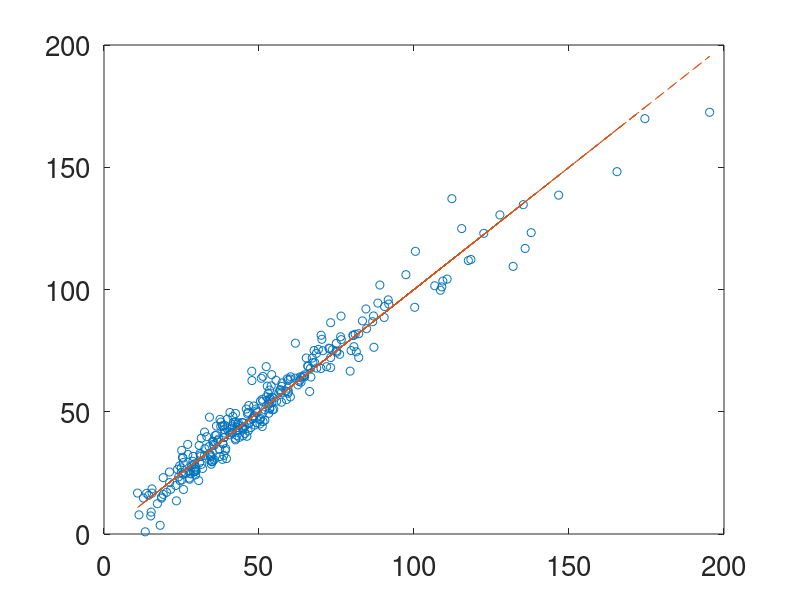

The MATLAB source for this figure: (Note: this script raises an error after producing the figure.)
clear;set(0,'defaultaxesfontsize',20); format long
load('jm_data.mat')
output=[ptotped, betanped, wped];
input=[r a kappa delta bt ip neped betan zeffped];
X=input;[M,p]=size(X);
y=output;sigma=0;
N=M/2;
sd=5;rng(sd);% choose random number seed
 XX(:,1:p)=X;ixe=p;
for i=1:p
    ix=ixe+1;ixe=ix+p-i;
    XX(:,ix:ixe)=X(:,i:end).*repmat(X(:,i),1,p+1-i);
end
XX=[ones(M,1),XX];
% N2=size(XX,2);

XX=[ones(M,1),X];
N2=size(XX,2);

% GP y \sim N(m(x),C(x,x'))
% m(x) = 0
% C(x,x') = sigma^2*exp(-1/2/l^2*(x-x')^2)
% want y|xobs 
% in particular ywant|xobs, where ywant = f(xwant);

for i=1:M
    for j=1:M
        C0(i,j) = exp(-1/2*norm(X(i,:)-X(j,:))^2);
    end 
end
m=zeros(M,1);
ytest=y(N+1:end,:);
sigma=10;l=2;sigg=0;pp=zeros(2+N2,1);
betat=(XX(1:N,:)'*XX(1:N,:))\XX(1:N,:)'*y(1:N,:);
pp(1)=sigma;pp(2)=l;%pp(3)=sigg;
% pp(4:3+N2)=(XX(1:N,:)'*XX(1:N,:))\XX(1:N,:)'*y(1:N,:);
%pp=randn(3,1);
C=sigma^2*C0.^(1/l^2);
Cwant = C(N+1:end,N+1:end) - C(N+1:end,1:N)*((C(1:N,1:N)+sigg^2*eye(N))\C(1:N,N+1:end));

for k=1:3

    ym = sum(y(N+1:end,k))/N;
    sigma=ym;l=2;pp=zeros(3+N2,1);
    sigma=1;l=1;sigg=1;
    pp(1)=sigma;pp(2)=l;pp(3)=sigg;
    C=sigma^2*C0.^(1/l^2);
    %sigg=1e-4; %ym*0.1;
    
    ywantb(:,k) = XX(N+1:end,:)*betat(:,k) + C(N+1:end,1:N)*((C(1:N,1:N)+sigg^2*eye(N))\(y(1:N,k)-XX(1:N,:)*betat(:,k)));
    outsampsb(k) = norm(ywantb(:,k)-y(N+1:end,k))/norm(y(N+1:end,k))
    r2b(k) = 1 - sum((ywantb(:,k)-y(N+1:end,k)).^2)/sum((y(N+1:end,k)-ym).^2)
    
figure(11)
plot(y(N+1:end,k),ywantb(:,k),'o');hold;
%plot(y(N+1:end,k),ywant(:,k)+sqrt(diag(Cwant)),'rx');
%plot(y(N+1:end,k),ywant(:,k)-sqrt(diag(Cwant)),'rx');
plot(y(N+1:end,k),y(N+1:end,k),'--');
hold

%pp=randn(N2+3,1); 
pp(4:end)=(XX(1:N,:)'*XX(1:N,:))\XX(1:N,:)'*y(1:N,k);

tic
[pp1,fval,exitflag]=fminsearch(@(pp)mle_gp2(pp,N,m,C0,y(1:N,k),XX(1:N,:)),pp);%,sigg),pp);
%,sigg),pp);
optim_time_mle = toc

% tol=1;fval=mle_gp2(pp,N,m,C0,y(1:N,k),XX(1:N,:));%,sigg);
% step=1;pp1=pp;
% 
% while tol>1e-3
% 
%     pp=pp1;fvalo=fval;
%     gg = dlike(pp,N,m,C0,y(1:N,k),XX(1:N,:));%,sigg);
%     gg=gg/norm(gg);
%     step=100;
%     pp1 = pp - step*gg;
%     fval = mle_gp2(pp1,N,m,C0,y(1:N,k),XX(1:N,:));%,sigg);
%     while fval>fvalo
%         step=step/2;
%         pp1 = pp - step*gg;
%         fval = mle_gp2(pp1,N,m,C0,y(1:N,k),XX(1:N,:));%,sigg);
%     end   
% %         
% %     while tols>1e-3
% %     gg1 = dlike(pp1,N,m,C0,y(1:N,k),XX(1:N,:),sigg);
% %     tols = norm(gg1);
% %     step = step + gg1'*gg;
% %     end
%     tol = norm(fvalo-fval)/norm(fvalo);
%    
% end
% fval

sigma=pp1(1)
l=pp1(2)
sigg=pp1(3)
beta=pp1(4:end);

%pp=pp1;
C=sigma^2*C0.^(1/l^2);
Cwant = C(N+1:end,N+1:end) - C(N+1:end,1:N)*((C(1:N,1:N)+sigg^2*eye(N))\C(1:N,N+1:end));

    ywant(:,k) = XX(N+1:end,:)*beta + C(N+1:end,1:N)*((C(1:N,1:N)+sigg^2*eye(N))\(y(1:N,k)-XX(1:N,:)*beta));
    outsamps(k) = norm(ywant(:,k)-y(N+1:end,k))/norm(y(N+1:end,k))    
    outsampsm(k) = sum((ywant(:,k)-y(N+1:end,k))./y(N+1:end,k))/N
    
    r2(k) = 1 - sum((ywant(:,k)-y(N+1:end,k)).^2)/sum((y(N+1:end,k)-ym).^2)
    
figure(k)
plot(y(N+1:end,k),ywant(:,k),'o');hold;
plot(y(N+1:end,k),ywant(:,k)+sqrt(diag(Cwant)),'rx');
plot(y(N+1:end,k),ywant(:,k)-sqrt(diag(Cwant)),'rx');
plot(y(N+1:end,k),y(N+1:end,k),'--');
hold

end

figure()
for i=1:3
subplot(2,2,i)
plot(ytest(:,i),ywant(:,i),'o');
xlabel('Real output','FontName','Helvetica', 'Fontsize', 13);
ylabel('GP estimate','FontName','Helvetica', 'Fontsize', 13)
title (sprintf('output %d vs input %d',i,i))
%title('JMdata','FontName','Helvetica', 'Fontsize', 13);
set(gca, 'FontName','Helvetica', 'Fontsize', 13)
set(gcf,'color','white')
end

%% Calculate CoD and L2
for i=1:3
Lerror=(norm(ytest(:,i)-ywant(:,i))/norm(ytest(:,i)))^0.5;
L_2sparse=1-(Lerror^2);
Lall(:,i)=L_2sparse;
%Coefficient of determination
 outputtest=ytest(:,i);
for ii=1:numel(ytest(:,1))
    outputreq(ii)=outputtest(ii)-mean(outputtest);
end

outputreq=outputreq';
CoDsparse=1-(norm(ytest(:,i)-ywant(:,i))/norm(outputreq));
CoDsparse=1 - (1-CoDsparse)^2 ;
CoDall(:,i)=CoDsparse;
end

